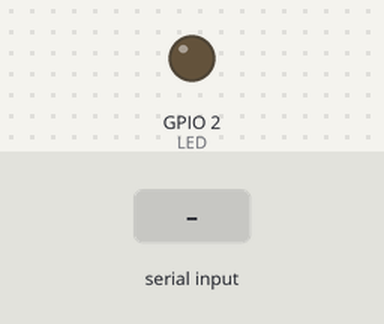
Bench run of a sketch on a simulated ESP32. Shown: output pins drawn as LEDs (lit = HIGH). The test bench sets the inputs (shaded band). Nothing arrives over Bluetooth unless stated.

Above: at 1.2 s.
1.3 s: "on\n" received over the second serial link
At 2.5 s:
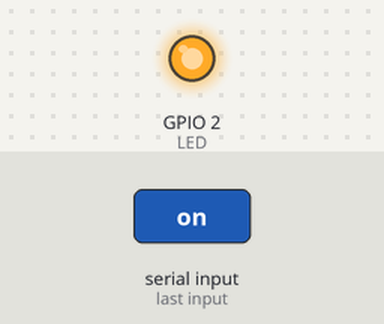
2.8 s: "off\n" received over the second serial link
At 3.7 s:
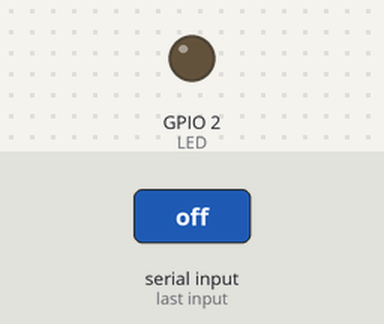
4.3 s: "ON\n" received over the second serial link
At 4.8 s:
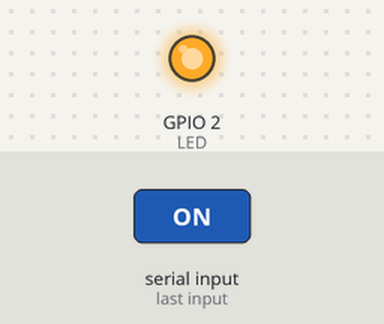
Timing chart, 0 to 7.3 s (numbered marks = the images above; inputs shaded):
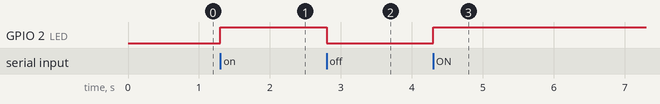

The sketch:

serial_bluetooth.ino
```cpp
#include "BluetoothSerial.h"
#define LED 2

String receivedString;
String device_name = "ESP32-Java";
BluetoothSerial SerialBT;

void setup() {
  SerialBT.begin(device_name);  //Bluetooth device name
  //SerialBT.deleteAllBondedDevices(); // Uncomment this to delete paired devices; Must be called after begin
  pinMode(LED, OUTPUT);
}

void loop() {
  if (SerialBT.available() > 0) {
    receivedString = SerialBT.readStringUntil('\n');
    if (receivedString.equals("on") || receivedString.equals("ON")) {
      digitalWrite(LED, HIGH);
      SerialBT.print("Led encendido.\n");
    } else if (receivedString.equals("off") || receivedString.equals("OFF")) {
      digitalWrite(LED, LOW);
      SerialBT.print("Led apagado.\n");
    } else if (receivedString.equals("q") || receivedString.equals("Q")) {
      SerialBT.print("Adios.\n");
    } else {
      SerialBT.print("Comando no valido.\n");
    }
  }
}
```

Measured:
- after the input at 1.3 s, GPIO 2 (LED): LOW → HIGH at once
- after the input at 2.8 s, GPIO 2 (LED): HIGH → LOW at once
- after the input at 4.3 s, GPIO 2 (LED): LOW → HIGH at once
